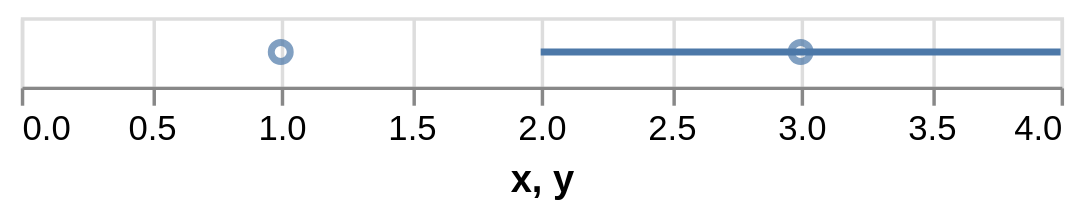

Source (Vega-Lite JSON):
### Vega-Lite specification from a JSON file in a GitHub repository (floating-point values rounded to 4 significant figures)
{"$schema": "https://vega.github.io/schema/vega-lite/v6.json", "description": "A layer inside a layer, which is the composition a layer *may* hold and the one thing next to it that is not refused. It earns a fixture because it is the look-alike of a composition inside a layer: those four are rejected by Vega-Lite's own grammar, and this is what distinguishes 'refused because it cannot be described' from 'refused because it is not built yet'. The second mark has only one position channel, which is the second rule here — see `path-mark-no-dimension.vl.json`.", "data": {"values": [{"x": 1, "y": 2}, {"x": 3, "y": 4}]}, "layer": [{"layer": [{"mark": "point", "encoding": {"x": {"field": "x", "type": "quantitative"}}}, {"mark": "line", "encoding": {"x": {"field": "y", "type": "quantitative"}}}]}]}
